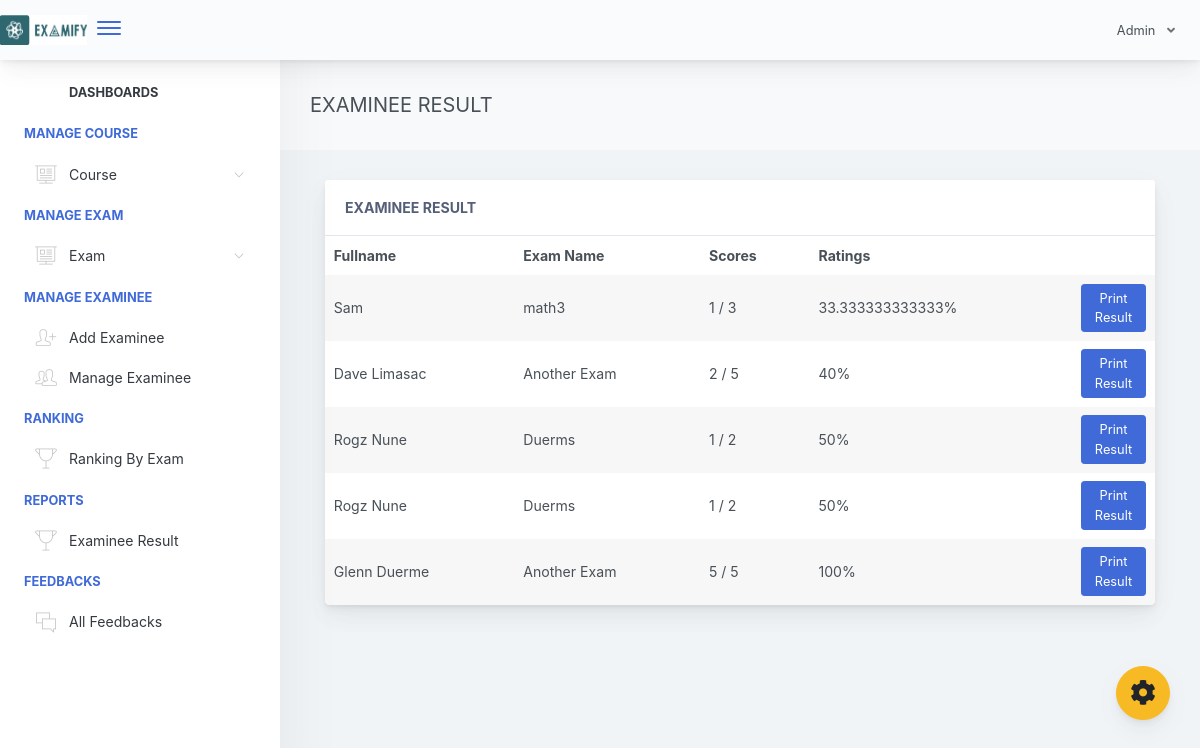
Screenshot of /adminpanel/admin/home.php?page=examinee-result (signed in) with the database file from the repository.
### tables this page shows
CREATE TABLE `exam_attempt` (
  `examat_id` int(11) NOT NULL,
  `exmne_id` int(11) NOT NULL,
  `exam_id` int(11) NOT NULL,
  `examat_status` varchar(1000) NOT NULL DEFAULT 'used'
);

CREATE TABLE `examinee_tbl` (
  `exmne_id` int(11) NOT NULL,
  `exmne_fullname` varchar(1000) NOT NULL,
  `exmne_course` varchar(1000) NOT NULL,
  `exmne_gender` varchar(1000) NOT NULL,
  `exmne_birthdate` varchar(1000) NOT NULL,
  `exmne_year_level` varchar(1000) NOT NULL,
  `exmne_email` varchar(1000) NOT NULL,
  `exmne_password` varchar(1000) NOT NULL,
  `exmne_status` varchar(1000) NOT NULL DEFAULT 'active'
);

CREATE TABLE `exam_tbl` (
  `ex_id` int(11) NOT NULL,
  `cou_id` int(11) NOT NULL,
  `ex_title` varchar(1000) NOT NULL,
  `ex_time_limit` varchar(1000) NOT NULL,
  `ex_questlimit_display` int(11) NOT NULL,
  `ex_description` varchar(1000) NOT NULL,
  `ex_created` timestamp NOT NULL DEFAULT current_timestamp() ON UPDATE current_timestamp()
);

### adminpanel/admin/pages/examinee-result.php (the view, shortened to what this page needs)
<link rel="stylesheet" type="text/css" href="css/mycss.css">
<div class="app-main__outer">
        <div class="app-main__inner">
            <div class="app-page-title">
                <div class="page-title-wrapper">
                    <div class="page-title-heading">
                        <div>EXAMINEE RESULT</div>
                    </div>
                </div>
            </div>
            <div class="col-md-12">
                <div class="main-card mb-3 card">
                    <div class="card-header">Examinee Result
                    </div>
                    <div class="table-responsive">
                        <table class="align-middle mb-0 table table-borderless table-striped table-hover" id="tableList">
                            <thead>
                            <tr>
                                <th>Fullname</th>
                                <th>Exam Name</th>
                                <th>Scores</th>
                                <th>Ratings</th>
                                <th width="10%"></th>
                            </tr>
                            </thead>
                            <tbody>
                              <?php
                                $selExmne = $conn->query("SELECT * FROM examinee_tbl et INNER JOIN exam_attempt ea ON et.exmne_id = ea.exmne_id ORDER BY ea.examat_id DESC ");
                                if($selExmne->rowCount() > 0)
                                {
                                    while ($selExmneRow = $selExmne->fetch(PDO::FETCH_ASSOC)) { ?>
                                        <tr>
                                           <td><?php echo $selExmneRow['exmne_fullname']; ?></td>
                                           <td>
                                             <?php
                                                $eid = $selExmneRow['exmne_id'];
                                                $selExName = $conn->query("SELECT * FROM exam_tbl et INNER JOIN exam_attempt ea ON et.ex_id=ea.exam_id WHERE  ea.exmne_id='$eid' ")->fetch(PDO::FETCH_ASSOC);
                                                $exam_id = $selExName['ex_id'];
                                                echo $selExName['ex_title'];
                                              ?>
                                           </td>
                                           <td>
                                                    <?php
                                                    $selScore = $conn->query("SELECT * FROM exam_question_tbl eqt INNER JOIN exam_answers ea ON eqt.eqt_id = ea.quest_id AND eqt.exam_answer = ea.exans_answer  WHERE ea.axmne_id='$eid' AND ea.exam_id='$exam_id' AND ea.exans_status='new' ");
                                                      ?>
                                                <span>
                                                    <?php echo $selScore->rowCount(); ?>
                                                    <?php
                                                        $over  = $selExName['ex_questlimit_display'];
                                                     ?>
                                                </span> / <?php echo $over; ?>
                                           </td>
                                           <td>
                                              <?php
                                                    $selScore = $conn->query("SELECT * FROM exam_question_tbl eqt INNER JOIN exam_answers ea ON eqt.eqt_id = ea.quest_id AND eqt.exam_answer = ea.exans_answer  WHERE ea.axmne_id='$eid' AND ea.exam_id='$exam_id' AND ea.exans_status='new' ");
                                                ?>
                                                <span>
                                                    <?php
                                                        $score = $selScore->rowCount();
                                                        $ans = $score / $over * 100;
                                                        echo "$ans";
                                                        echo "%";
                                                     ?>
                                                </span>
                                           </td>
                                           <td>
                                               <a rel="facebox" href="facebox_modal/updateExaminee.php?id=<?php echo $selExmneRow['exmne_id']; ?>" class="btn btn-sm btn-primary">Print Result</a>
                                           </td>
                                        </tr>
                                    <?php }
                                }
                               ?>
                            </tbody>
                        </table>
                    </div>
                </div>
            </div>
</div>

### rows the page displays
exam_attempt: exmne.exmne_fullname "Sam", exam_tbl.ex_title "math3", rowCount "1", exam_tbl.ex_questlimit_display "3", exam_tbl.ex_questlimit_display "33.333333333333"
exam_attempt: exmne.exmne_fullname "Dave Limasac", exam_tbl.ex_title "Another Exam", rowCount "2", exam_tbl.ex_questlimit_display "5", exam_tbl.ex_questlimit_display "40"
exam_attempt: exmne.exmne_fullname "Rogz Nune", exam_tbl.ex_title "Duerms", rowCount "1", exam_tbl.ex_questlimit_display "2", exam_tbl.ex_questlimit_display "50"
exam_attempt: exmne.exmne_fullname "Rogz Nune", exam_tbl.ex_title "Duerms", rowCount "1", exam_tbl.ex_questlimit_display "2", exam_tbl.ex_questlimit_display "50"
exam_attempt: exmne.exmne_fullname "Glenn Duerme", exam_tbl.ex_title "Another Exam", rowCount "5", exam_tbl.ex_questlimit_display "5", exam_tbl.ex_questlimit_display "100"
